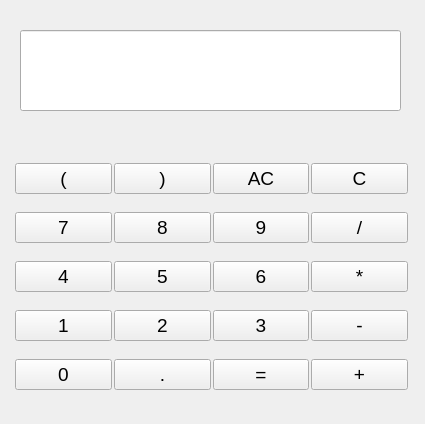
<?xml version="1.0" encoding="UTF-8"?>
<ui version="4.0">
 <class>Form</class>
 <widget class="QWidget" name="Form">
  <property name="geometry">
   <rect>
    <x>0</x>
    <y>0</y>
    <width>425</width>
    <height>424</height>
   </rect>
  </property>
  <property name="windowTitle">
   <string>Form</string>
  </property>
  <widget class="QLineEdit" name="lineEdit">
   <property name="geometry">
    <rect>
     <x>20</x>
     <y>30</y>
     <width>381</width>
     <height>81</height>
    </rect>
   </property>
   <property name="font">
    <font>
     <pointsize>20</pointsize>
     <weight>75</weight>
     <bold>true</bold>
    </font>
   </property>
   <property name="layoutDirection">
    <enum>Qt::RightToLeft</enum>
   </property>
   <property name="text">
    <string/>
   </property>
  </widget>
  <widget class="QWidget" name="">
   <property name="geometry">
    <rect>
     <x>0</x>
     <y>132</y>
     <width>423</width>
     <height>291</height>
    </rect>
   </property>
   <layout class="QGridLayout" name="gridLayout" rowstretch="0,0,0,0,0">
    <property name="sizeConstraint">
     <enum>QLayout::SetDefaultConstraint</enum>
    </property>
    <property name="leftMargin">
     <number>15</number>
    </property>
    <property name="topMargin">
     <number>15</number>
    </property>
    <property name="rightMargin">
     <number>15</number>
    </property>
    <property name="bottomMargin">
     <number>15</number>
    </property>
    <property name="spacing">
     <number>2</number>
    </property>
    <item row="0" column="0">
     <widget class="QPushButton" name="pushButton_20">
      <property name="font">
       <font>
        <pointsize>14</pointsize>
       </font>
      </property>
      <property name="text">
       <string>(</string>
      </property>
     </widget>
    </item>
    <item row="0" column="1">
     <widget class="QPushButton" name="pushButton_19">
      <property name="font">
       <font>
        <pointsize>14</pointsize>
       </font>
      </property>
      <property name="text">
       <string>)</string>
      </property>
     </widget>
    </item>
    <item row="0" column="2">
     <widget class="QPushButton" name="pushButton_18">
      <property name="font">
       <font>
        <pointsize>14</pointsize>
       </font>
      </property>
      <property name="text">
       <string>AC</string>
      </property>
     </widget>
    </item>
    <item row="0" column="3">
     <widget class="QPushButton" name="pushButton_17">
      <property name="font">
       <font>
        <pointsize>14</pointsize>
       </font>
      </property>
      <property name="text">
       <string>C</string>
      </property>
     </widget>
    </item>
    <item row="1" column="0">
     <widget class="QPushButton" name="pushButton_2">
      <property name="font">
       <font>
        <pointsize>14</pointsize>
       </font>
      </property>
      <property name="text">
       <string>7</string>
      </property>
     </widget>
    </item>
    <item row="1" column="1">
     <widget class="QPushButton" name="pushButton_3">
      <property name="font">
       <font>
        <pointsize>14</pointsize>
       </font>
      </property>
      <property name="text">
       <string>8</string>
      </property>
     </widget>
    </item>
    <item row="1" column="2">
     <widget class="QPushButton" name="pushButton_10">
      <property name="font">
       <font>
        <pointsize>14</pointsize>
       </font>
      </property>
      <property name="text">
       <string>9</string>
      </property>
     </widget>
    </item>
    <item row="1" column="3">
     <widget class="QPushButton" name="pushButton_16">
      <property name="font">
       <font>
        <pointsize>14</pointsize>
       </font>
      </property>
      <property name="text">
       <string>/</string>
      </property>
     </widget>
    </item>
    <item row="2" column="0">
     <widget class="QPushButton" name="pushButton_7">
      <property name="font">
       <font>
        <pointsize>14</pointsize>
       </font>
      </property>
      <property name="text">
       <string>4</string>
      </property>
     </widget>
    </item>
    <item row="2" column="1">
     <widget class="QPushButton" name="pushButton_8">
      <property name="font">
       <font>
        <pointsize>14</pointsize>
       </font>
      </property>
      <property name="text">
       <string>5</string>
      </property>
     </widget>
    </item>
    <item row="2" column="2">
     <widget class="QPushButton" name="pushButton_9">
      <property name="font">
       <font>
        <pointsize>14</pointsize>
       </font>
      </property>
      <property name="text">
       <string>6</string>
      </property>
     </widget>
    </item>
    <item row="2" column="3">
     <widget class="QPushButton" name="pushButton_15">
      <property name="font">
       <font>
        <pointsize>14</pointsize>
       </font>
      </property>
      <property name="text">
       <string>*</string>
      </property>
     </widget>
    </item>
    <item row="3" column="0">
     <widget class="QPushButton" name="pushButton_4">
      <property name="font">
       <font>
        <pointsize>14</pointsize>
       </font>
      </property>
      <property name="text">
       <string>1</string>
      </property>
     </widget>
    </item>
    <item row="3" column="1">
     <widget class="QPushButton" name="pushButton_5">
      <property name="font">
       <font>
        <pointsize>14</pointsize>
       </font>
      </property>
      <property name="text">
       <string>2</string>
      </property>
     </widget>
    </item>
    <item row="3" column="2">
     <widget class="QPushButton" name="pushButton_6">
      <property name="font">
       <font>
        <pointsize>14</pointsize>
       </font>
      </property>
      <property name="text">
       <string>3</string>
      </property>
     </widget>
    </item>
    <item row="3" column="3">
     <widget class="QPushButton" name="pushButton_14">
      <property name="font">
       <font>
        <pointsize>14</pointsize>
       </font>
      </property>
      <property name="text">
       <string>-</string>
      </property>
     </widget>
    </item>
    <item row="4" column="0">
     <widget class="QPushButton" name="pushButton">
      <property name="font">
       <font>
        <pointsize>14</pointsize>
       </font>
      </property>
      <property name="text">
       <string>0</string>
      </property>
     </widget>
    </item>
    <item row="4" column="1">
     <widget class="QPushButton" name="pushButton_11">
      <property name="font">
       <font>
        <pointsize>14</pointsize>
       </font>
      </property>
      <property name="text">
       <string>.</string>
      </property>
     </widget>
    </item>
    <item row="4" column="2">
     <widget class="QPushButton" name="pushButton_12">
      <property name="font">
       <font>
        <pointsize>14</pointsize>
       </font>
      </property>
      <property name="text">
       <string>=</string>
      </property>
     </widget>
    </item>
    <item row="4" column="3">
     <widget class="QPushButton" name="pushButton_13">
      <property name="font">
       <font>
        <pointsize>14</pointsize>
       </font>
      </property>
      <property name="text">
       <string>+</string>
      </property>
     </widget>
    </item>
   </layout>
  </widget>
 </widget>
 <resources/>
 <connections/>
</ui>
